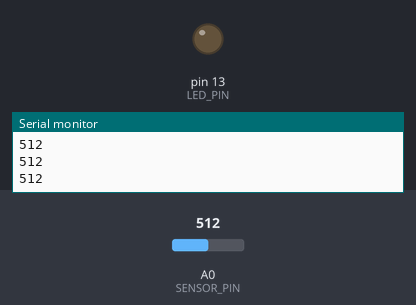
Bench run of a sketch on a simulated Arduino Uno, built with avr-gcc and run on an emulated ATmega328P. Parts: output pins drawn as LEDs (lit = HIGH), the last lines printed to the serial monitor. The test bench sets the inputs (shaded band); at power-on: A0 (SENSOR_PIN) = 512.

Above: at 1.2 s.
1.3 s: A0 (SENSOR_PIN) set to 536
2.8 s: A0 (SENSOR_PIN) set to 558
At 4.0 s:
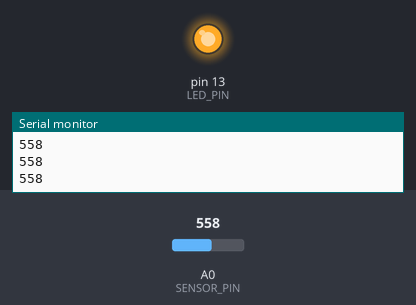
4.3 s: A0 (SENSOR_PIN) set to 540
At 4.9 s:
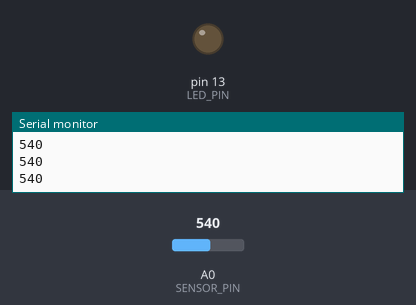
5.8 s: A0 (SENSOR_PIN) set to 560
At 6.2 s:
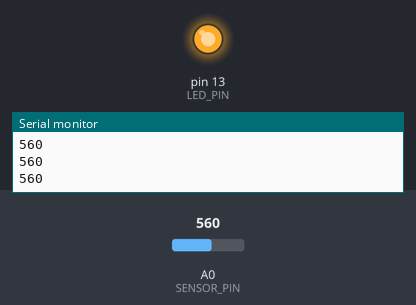
Timing chart, 0 to 8.3 s (numbered marks = the images above; inputs shaded):
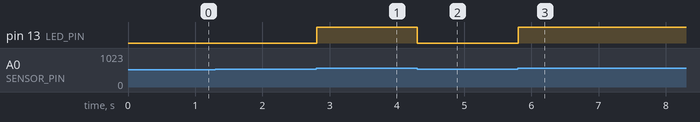

Measured:
- the behaviour switches between 550 and 551 on A0 (SENSOR_PIN) (found by bisection; images 0 and 1)
- after the input at 2.8 s, pin 13 (LED_PIN): LOW → HIGH at once
- after the input at 4.3 s, pin 13 (LED_PIN): HIGH → LOW at once
- after the input at 5.8 s, pin 13 (LED_PIN): LOW → HIGH at once

The sketch:

01-pulse-sensor-serial-monitor.ino
```cpp
#define SENSOR_PIN 0
#define LED_PIN 13

int sensor_value;
int sensor_heartbeat_threshold = 550;

void setup() {
  pinMode(LED_PIN,OUTPUT);
  Serial.begin(9600);
}

void loop() {

  sensor_value = analogRead(SENSOR_PIN);
  Serial.println(sensor_value);
  if(sensor_value > sensor_heartbeat_threshold ){
   digitalWrite(LED_PIN,HIGH);
  } else {
   digitalWrite(LED_PIN,LOW);
  }

  delay(10);
}
```
